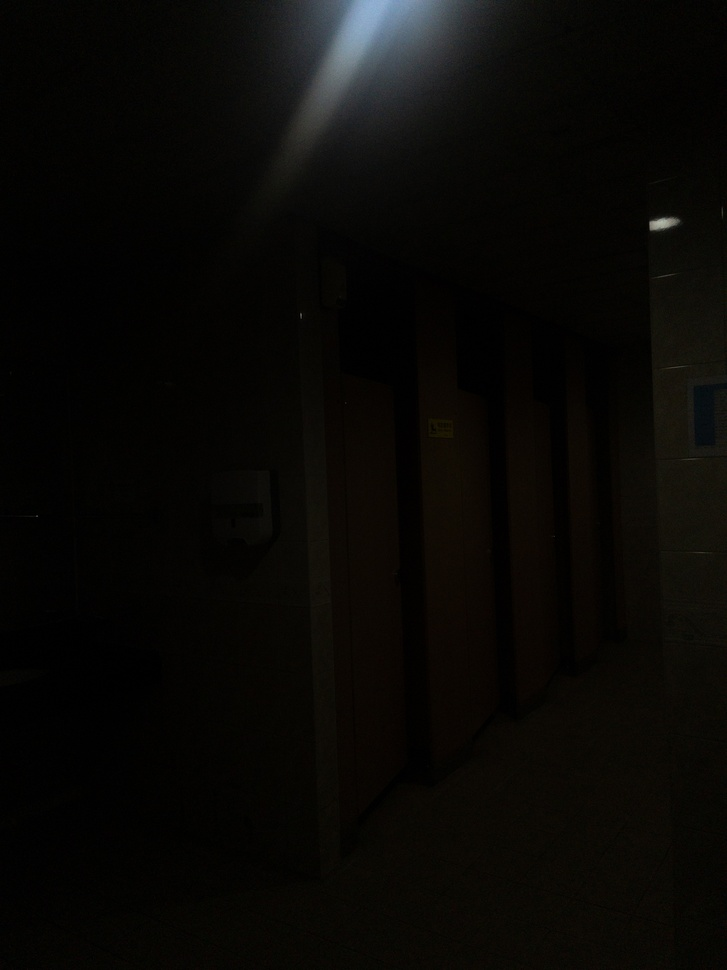
//> input picture 11nd/im1.jpg, 727 x 970 px, shrunk from 3024 x 4032 before the run
$ ./0613   (built with g++ and OpenCV 4)
//> lines starting //> are read from the running program, lines starting //| are printed output that depends on the picture; after the words box and inside, x2 and y2 are one past the last pixel; in counts of white or black regions, pixels touching at a corner belong together; pictures that were not available may be replaced by others from this repository, and a replacement may not be noted
#include <opencv2/photo.hpp>
#include <opencv2/imgcodecs.hpp>
#include <opencv2/highgui.hpp>
#include <opencv2/core.hpp>
#include <opencv2/imgproc.hpp>
#include <iostream>
#include <vector>

using namespace cv;
using namespace std;

// 이미지와 노출 시간을 읽어오는 함수
void readImagesAndTimes(vector<Mat>& images, vector<float>& times) {
    int numImages = 4;
    static const float timesArray[] = { 1 / 500.0f, 1 / 80.0f, 1 / 10.0f, 0.5f };
    times.assign(timesArray, timesArray + numImages);  // 노출 시간 설정
    static const char* filenames[] = { "11/im1.jpg", "11/im2.jpg", "11/im3.jpg", "11/im4.jpg" };
    for (int i = 0; i < numImages; i++) {
        Mat im = imread(filenames[i]);  // 이미지를 읽어옴
        if (im.empty()) {
            cout << "Could not open or find the image: " << filenames[i] << endl;
            return;
        }
        images.push_back(im);  // 읽어온 이미지를 벡터에 추가
    }
}

// 이미지 크기를 조정하여 보여주는 함수
void showResized(const string& windowName, const Mat& img, int width = 500, int height = 700) {
    Mat resizedImg;
    resize(img, resizedImg, Size(width, height));  // 이미지 크기 조정
    namedWindow(windowName, WINDOW_AUTOSIZE);  // 윈도우 생성
    imshow(windowName, resizedImg);  // 이미지 보여줌
}

Mat GetHistogram(Mat src) {
    Mat gray;
    if (src.channels() == 3) {
        cvtColor(src, gray, COLOR_BGR2GRAY);
    }
    else {
        gray = src;
    }

    Mat histogram;
    int histSize = 256;
    float range[] = { 0, 256 };
    const float* histRange = { range };
    calcHist(&gray, 1, 0, Mat(), histogram, 1, &histSize, &histRange);

    int hist_w = 512;
    int hist_h = 400;
    int bin_w = cvRound((double)hist_w / histSize);
    Mat histImage(hist_h, hist_w, CV_8UC3, Scalar(0, 0, 0));

    normalize(histogram, histogram, 0, histImage.rows, NORM_MINMAX, -1, Mat());

    for (int i = 1; i < histSize; i++) {
        line(histImage, Point(bin_w * (i - 1), hist_h - cvRound(histogram.at<float>(i - 1))),
            Point(bin_w * (i), hist_h - cvRound(histogram.at<float>(i))),
            Scalar(255, 255, 255), 2, 8, 0);
    }

    return histImage;
}

void histogram(Mat img1, const string& title1) {
    Mat histImage1 = GetHistogram(img1);
    imshow("Histogram " + title1, histImage1);
}

void ex1() {
    cout << "Reading images and exposure times ..." << endl;
    vector<Mat> images;
    vector<float> times;
    readImagesAndTimes(images, times);  // 이미지와 노출 시간 읽기
//> in readImagesAndTimes, im is the input picture: 970 rows x 727 cols, CV_8UC3; mean B, G, R 5.8, 8.2, 9.2
    cout << "Finished reading images" << endl;

    // 카메라 응답 함수(CRF) 계산
    cout << "Calculating Camera Response Function ..." << endl;
    Mat responseDebevec;
    Ptr<CalibrateDebevec> calibrateDebevec = createCalibrateDebevec();
    calibrateDebevec->process(images, responseDebevec, times);  // CRF 계산

    // 이미지를 하나의 HDR 이미지로 병합
    cout << "Merging images into one HDR image ..." << endl;
    Mat hdrDebevec;
    Ptr<MergeDebevec> mergeDebevec = createMergeDebevec();
    mergeDebevec->process(images, hdrDebevec, times, responseDebevec);  // HDR 이미지 병합

    // Drago 방법을 사용한 톤매핑
    cout << "Tonemapping using Drago's method ..." << endl;
    Mat ldrDrago;
    Ptr<TonemapDrago> tonemapDrago = createTonemapDrago(1.0, 0.7, 0.85f);
    tonemapDrago->process(hdrDebevec, ldrDrago);  // 톤매핑
    ldrDrago = 3 * ldrDrago;
    ldrDrago.convertTo(ldrDrago, CV_8UC3, 255.0);

    // Reinhard 방법을 사용한 톤매핑
    cout << "Tonemapping using Reinhard's method ..." << endl;
    Mat ldrReinhard;
    Ptr<TonemapReinhard> tonemapReinhard = createTonemapReinhard(1.5f, 0, 0, 0);
    tonemapReinhard->process(hdrDebevec, ldrReinhard);  // 톤매핑
    ldrReinhard.convertTo(ldrReinhard, CV_8UC3, 255.0);

    // Mantiuk 방법을 사용한 톤매핑
    cout << "Tonemapping using Mantiuk's method ..." << endl;
    Mat ldrMantiuk;
    Ptr<TonemapMantiuk> tonemapMantiuk = createTonemapMantiuk(2.2f, 0.85f, 1.2f);
    tonemapMantiuk->process(hdrDebevec, ldrMantiuk);  // 톤매핑
    ldrMantiuk = 3 * ldrMantiuk;
    ldrMantiuk.convertTo(ldrMantiuk, CV_8UC3, 255.0);

    // 원본 사진과 톤매핑한 결과 출력
    cout << "Displaying images ..." << endl;
    showResized("Drago Tonemapped Image", ldrDrago);
//> in showResized, `imshow(windowName, resizedImg);`:
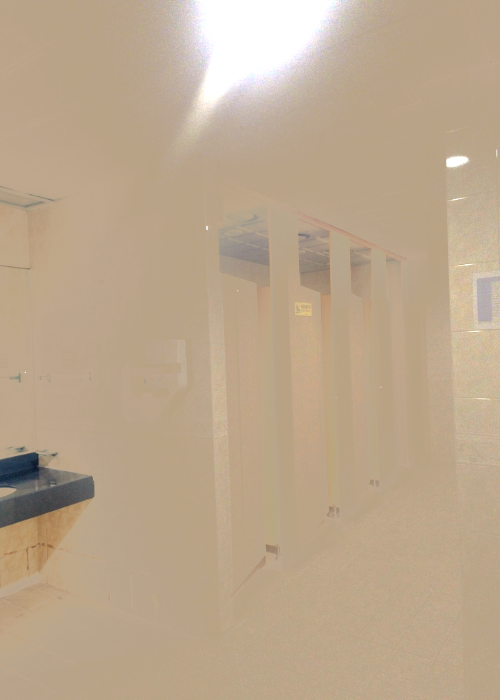
//> window 'Drago Tonemapped Image': 700 rows x 500 cols, CV_8UC3; mean B, G, R 141.7, 167.2, 187.9
    showResized("Reinhard Tonemapped Image", ldrReinhard);
//> call 2 of showResized, with windowName = "Reinhard Tonemapped Image", width = 500, height = 700
//> in showResized (call 2), `imshow(windowName, resizedImg);`:
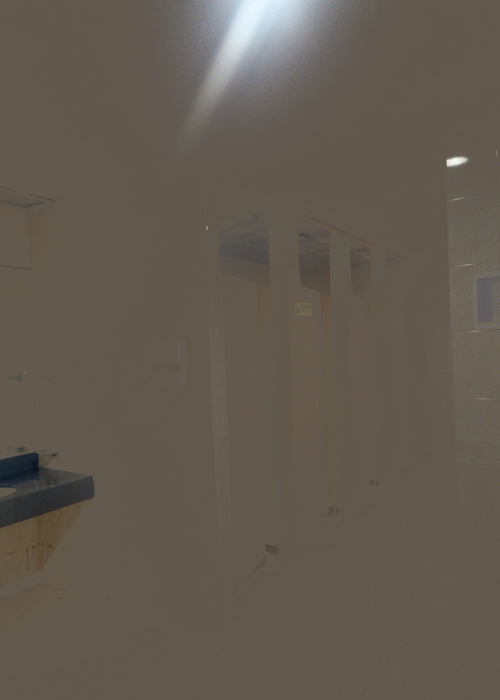
//> window 'Reinhard Tonemapped Image': 700 rows x 500 cols, CV_8UC3; mean B, G, R 80.3, 91.2, 99.4
    showResized("Mantiuk Tonemapped Image", ldrMantiuk);
//> call 3 of showResized, with windowName = "Mantiuk Tonemapped Image", width = 500, height = 700
//> in showResized (call 3), `imshow(windowName, resizedImg);`:
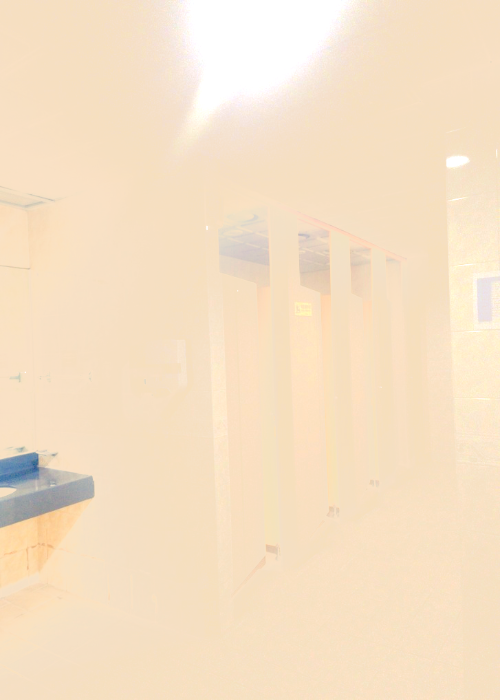
//> window 'Mantiuk Tonemapped Image': 700 rows x 500 cols, CV_8UC3; mean B, G, R 197.2, 224.7, 246.1

    // 원본 사진과 톤매핑한 결과의 히스토그램 표시
    cout << "Displaying histograms ..." << endl;
    histogram(images[0], "original 1");
//> after the loop in GetHistogram, `for (int i = 1; i < histSize; i++)`:
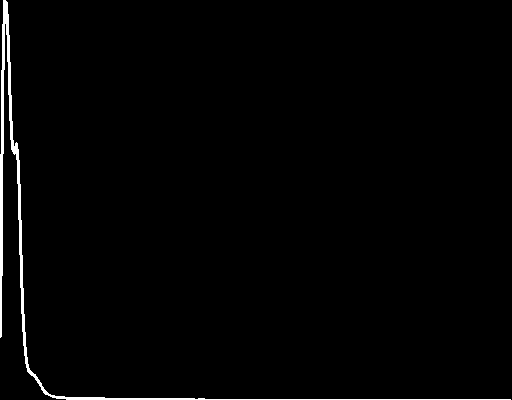
//> histImage: 400 rows x 512 cols, CV_8UC3; 1.4% white; 1 white region, box (x1, y1, x2, y2) and area: (0, 0, 511, 400) 2853
    histogram(images[1], "original 2");
    histogram(images[2], "original 3");
//> after the loop in GetHistogram (call 3), `for (int i = 1; i < histSize; i++)`: histImage: 400 rows x 512 cols, CV_8UC3; 0.87% white; 1 white region, box (x1, y1, x2, y2) and area: (0, 0, 512, 400) 1791
    histogram(images[3], "original 4");
    waitKey(0);
    histogram(ldrDrago, "Drago Tonemapped Image");
//> after the loop in GetHistogram (call 5), `for (int i = 1; i < histSize; i++)`:
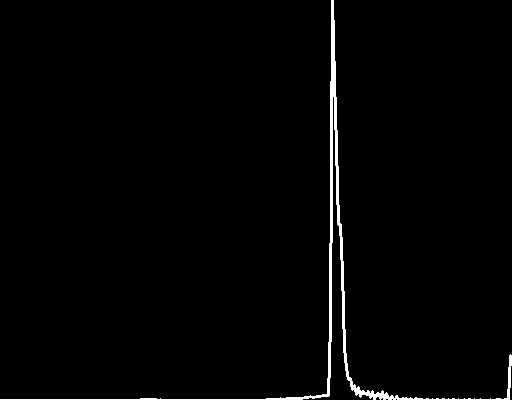
//> histImage: 400 rows x 512 cols, CV_8UC3; 1.6% white; 1 white region, box (x1, y1, x2, y2) and area: (0, 0, 512, 400) 3223
    histogram(ldrReinhard, "Reinhard Tonemapped Image");
//> after the loop in GetHistogram (call 6), `for (int i = 1; i < histSize; i++)`:
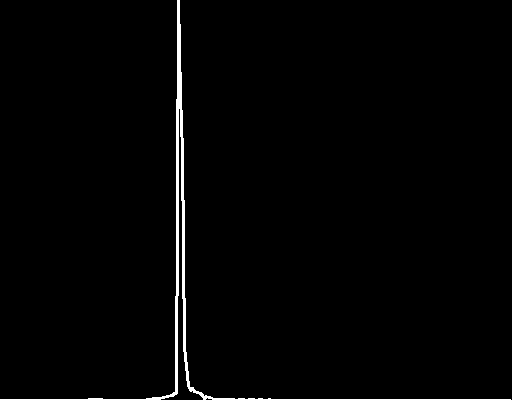
//> histImage: 400 rows x 512 cols, CV_8UC3; 1.4% white; 1 white region, box (x1, y1, x2, y2) and area: (0, 0, 511, 400) 2829
    histogram(ldrMantiuk, "Mantiuk Tonemapped Image");
//> after the loop in GetHistogram (call 7), `for (int i = 1; i < histSize; i++)`:
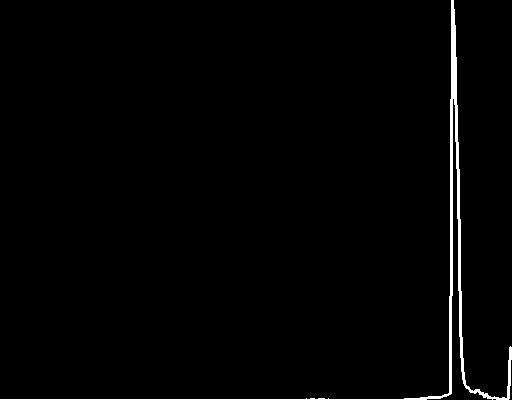
//> histImage: 400 rows x 512 cols, CV_8UC3; 1.5% white; 1 white region, box (x1, y1, x2, y2) and area: (0, 0, 512, 400) 3083

    waitKey(0);  // 키 입력 대기
    destroyAllWindows();  // 모든 윈도우 제거
}

int main() {
    cout << "EX 1" << endl;
    ex1();
}
